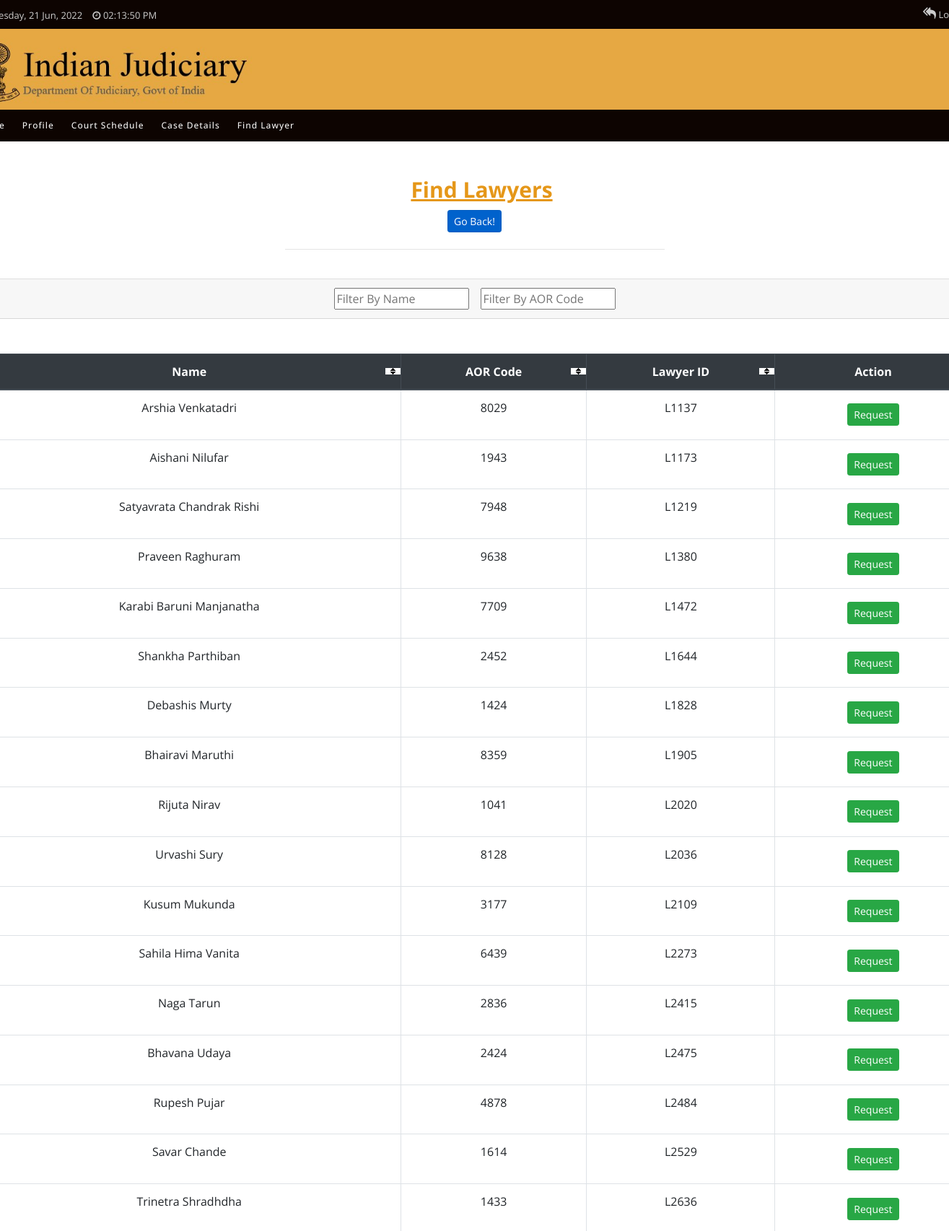
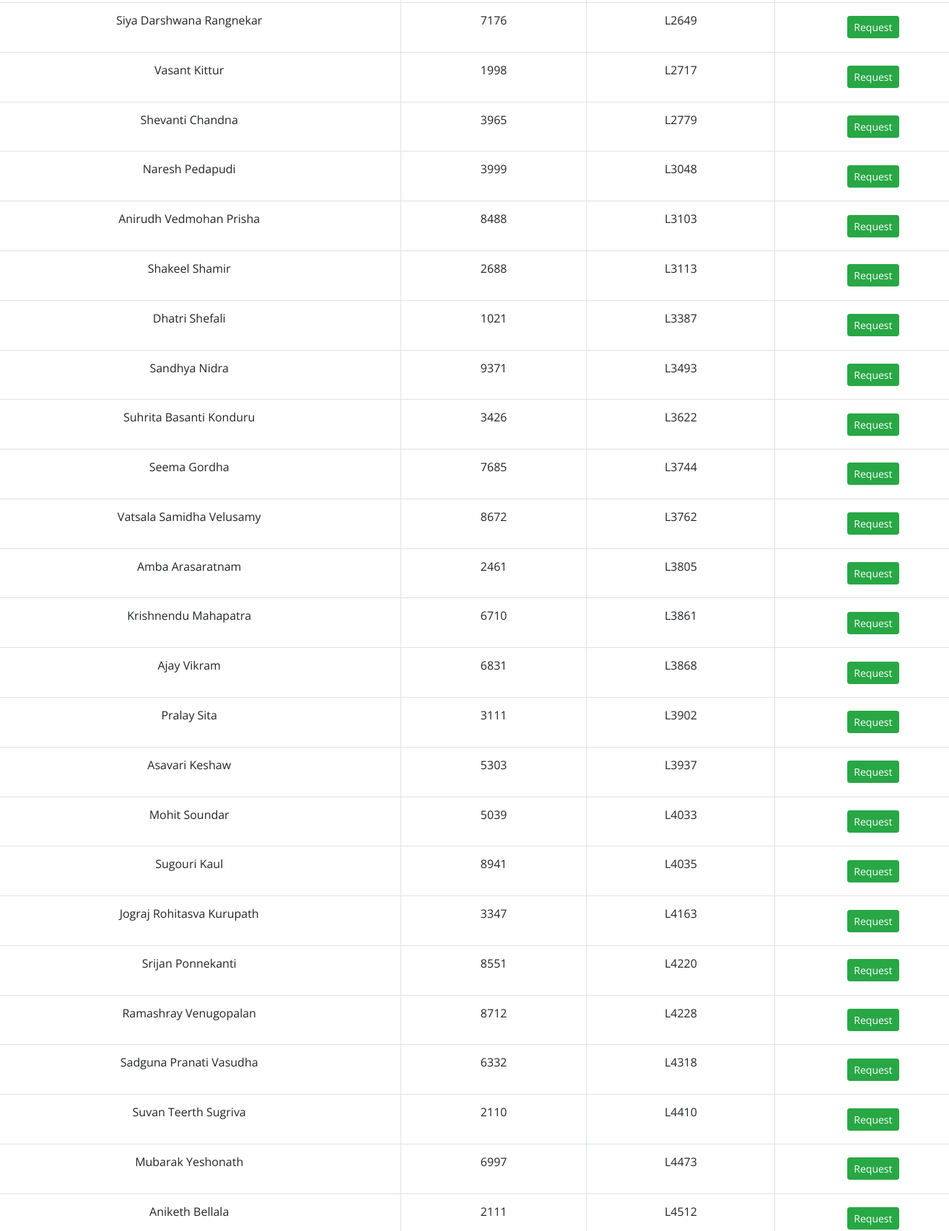
The page /find_lawyer.php (signed in, upper part) on the database its author committed (2 pictures, top to bottom).
### tables this page shows
CREATE TABLE `ADVOCATES` (
  `Lawyer_ID` varchar(255) NOT NULL,
  `AORCode` int(11) NOT NULL,
  `Experience` int(11) NOT NULL,
  `Aadhaar_ID` bigint(12) NOT NULL,
  `Password` varchar(255) NOT NULL,
  `Status` enum('Active','Retired','Suspended') NOT NULL DEFAULT 'Active'
);

CREATE TABLE `BIODATA` (
  `Aadhaar_ID` bigint(12) NOT NULL,
  `Full_Name` varchar(255) NOT NULL,
  `Date_Of_Birth` date NOT NULL,
  `Address` varchar(100) NOT NULL,
  `Mobile_Number` bigint(20) NOT NULL,
  `Email_ID` varchar(255) NOT NULL,
  `Password` varchar(255) NOT NULL DEFAULT 'pass'
);

### find_lawyer.php (the view, shortened to what this page needs)
<?php
$servername = "localhost";
$username = "root";
$password = "";
$dbname = "INDIAN_JUDICIARY";
$con = new mysqli($servername, $username, $password, $dbname);
$sql = "SELECT BIODATA.Full_Name,ADVOCATES.AORCode,ADVOCATES.Lawyer_ID FROM ADVOCATES join BIODATA where ADVOCATES.Aadhaar_ID=BIODATA.Aadhaar_ID and ADVOCATES.Status like 'Active';";
$result = $con->query($sql);
?>
<!DOCTYPE html PUBLIC "-//W3C//DTD XHTML 1.0 Transitional//EN" "http://www.w3.org/TR/xhtml1/DTD/xhtml1-transitional.dtd">
<html xmlns="http://www.w3.org/1999/xhtml">
<head>
    <link rel="stylesheet" type="text/css" href="css/bootstrap.min.css" />
    <link id="pagestyle" rel="stylesheet" type="text/css" href="css/style.css" />
    <link rel="stylesheet" type="text/css" href="https://stackpath.bootstrapcdn.com/font-awesome/4.7.0/css/font-awesome.min.css" />
    <link rel="stylesheet" href="css/footer.css">
    <link rel="stylesheet" href="css/more_nav.css">
    <link rel="stylesheet" type="text/css" href="css\sorTable.css">
    <link rel="stylesheet" href="navigation/styles.css">
</head>
<body>
    <div class="top-header">
        <div class="container">
            <div class="row">
                <div class="col-md-4 col-12 text-md-left text-center leftmy">
                    <ul class="top_nav1">
                        <li><i class="fa fa-calendar"></i> <span id="datedisplay"></span></li>
                        <li><i class="fa fa-clock-o"></i> <span id="clockDisplay"></span></li>
                    </ul>
                </div>
                <div class="col-md-8 col-12 text-md-right text-center righthd">
                    <ul class="top_nav">
                        <li><a href="logout.php"><i class="fa fa-reply-all"></i> Logout</a></li>
                    </ul>
                </div>
            </div>
        </div>
    </div>
    <div class="header">
        <div class="container">
            <div class="row">
                <div class="logo"><a href="#"><img src="images/embnew.jpg" /></a></div>
                <div class="col-md-6 h_right text-right">
                </div>
            </div>
        </div>
    </div>
    <div id="myheader" class="main_navigation">
        <div class="container">
            <div class="row">
                <div id='cssmenu'>
                    <ul>
                        <li><a href="client_welcome.php">Home</a></li>
                        <li><a href="client_profile.php">Profile</a></li>
                        <li><a href="court_schedule_postlogin_client.php">Court Schedule</a></li>
                        <li><a href="client_case_details.php">Case Details</a></li>
                        <li><a href="step1_find_case.php">Find Lawyer</a></li>
                    </ul>
                </div>
            </div>
        </div>
    </div>
    <br>
    <div align="center">
        <p class="title" style="font-weight: bold; font-size:30px">Find Lawyers</p>
        <a href="step1_find_case.php" class="btn btn-primary btn-sm active" role="button" aria-pressed="true">Go Back!</a>
    </div>
    <hr align="center" width="40%">
    <br>
    <div class="container">
        <div class="row justify-content-center">
            <div class="col-md-12">
                <div class="card">
                    <div class="card-header row_flex">
                        <input type="text" id="filter0" placeholder="Filter By Name" style="margin-right: 0.5rem;">
                        <input type="text" id="filter1" placeholder="Filter By AOR Code" style="margin-left: 0.5rem;">
                    </div>
                    <br><br>
                    <table id="filter" class="table table-bordered">
                        <thead class="thead-dark">
                            <tr>
                                <th>Name</th>
                                <th>AOR Code</th>
                                <th>Lawyer ID</th>
                                <th>Action</th>
                            </tr>
                        </thead>
                        <tbody>
                            <?php
                            while ($rows = $result->fetch_assoc()) {
                            ?>
                                <tr>
                                    <td><?php echo $rows['Full_Name']; ?></td>
                                    <td><?php echo $rows['AORCode']; ?></td>
                                    <td><?php echo $rows['Lawyer_ID']; ?></td>
                                    <td>
                                        <form action="./lawyer_request.php" method="post">
                                            <button type="submit" class="btn btn-success btn-sm" name="request_lawyer_step2" onclick="location.href='./lawyer_request.php'">Request</button>
                                        </form>
                                    </td>
                                <?php } ?>
                                </tr>
                        </tbody>
                    </table>
                </div>
            </div>
        </div>
    </div>
</body>
</html>

### css/style.css (style rules this page uses)
body { font-family: 'Open Sans' ; }
.title { color:#e59719; font-size:20px; padding-top: 20px; padding-left:20px; text-decoration:underline; font-family: 'Open Sans' ; }
.top-header { background:#0d0401; height:40px; line-height:40px; }
ul,li { margin:0px; padding:0px; }
.top_nav1 { list-style:none; }
.top_nav1 li { color:#ccc; font-size:13px; display:inline-block; cursor:pointer; font-family: 'Open Sans' ; }
.top_nav1 li:last-child { padding-left:10px; }
.top_nav { list-style:none; }
.top_nav li { color:#ccc; font-size:13px; display:inline-block; cursor:pointer; padding-left:5px; padding-right:5px; font-family: 'Open Sans' ; }
.top_nav li a { color:#ccc; }
.top_nav li i { font-size:18px; padding-left:10px; }
.header { background:#e6a843; padding:0px; }
.main_navigation { background:#0d0401; z-index:100000; }
.header img { width:80%; }
h1,h2,h3,h4,h5,h6,p,ul,li { margin:0px; padding:0px; }

### css/sorTable.css (style rules this page uses)
table.table thead tr th { background-repeat: no-repeat; background-position: center right; cursor: pointer; background-image: url(../images/bg.jpeg); }

### navigation/styles.css (style rules this page uses)
#cssmenu, #cssmenu ul, #cssmenu ul li, #cssmenu ul li a, #cssmenu #menu-button { margin: 0; padding: 2px; border: 0; list-style: none; line-height: 1; display: block; position: relative; -webkit-box-sizing: border-box; -moz-box-sizing: border-box; box-sizing: border-box; font-family: 'Open Sans' ; z-index:97; }
#cssmenu:after, #cssmenu > ul:after { content: "."; display: block; clear: both; visibility: hidden; line-height: 0; height: 0; }
#cssmenu { font-family: 'Oxygen-Regular'; width:100%; }
#cssmenu > ul > li { float: left; }
#cssmenu > ul > li > a { padding: 10px; font-size: 12px; font-weight:500; letter-spacing: 1px; text-decoration: none; color: #f2f2f2; text-transform:capitalize; }

### find_lawyer.php (style rules this page uses)
table th, td { text-align: center; }
.row_flex { display: flex; flex-direction: row; justify-content: center; }
.btn { margin: 0.4rem; }

### rows shown on the page
advocates: Aadhaar_ID.Full_Name "Arshia Venkatadri", AORCode "8029", Lawyer_ID "L1137"
advocates: Aadhaar_ID.Full_Name "Aishani Nilufar", AORCode "1943", Lawyer_ID "L1173"
advocates: Aadhaar_ID.Full_Name "Satyavrata Chandrak Rishi", AORCode "7948", Lawyer_ID "L1219"
advocates: Aadhaar_ID.Full_Name "Praveen Raghuram", AORCode "9638", Lawyer_ID "L1380"
advocates: Aadhaar_ID.Full_Name "Karabi Baruni Manjanatha", AORCode "7709", Lawyer_ID "L1472"
advocates: Aadhaar_ID.Full_Name "Shankha Parthiban", AORCode "2452", Lawyer_ID "L1644"
advocates: Aadhaar_ID.Full_Name "Debashis Murty", AORCode "1424", Lawyer_ID "L1828"
advocates: Aadhaar_ID.Full_Name "Bhairavi Maruthi", AORCode "8359", Lawyer_ID "L1905"
advocates: Aadhaar_ID.Full_Name "Rijuta Nirav", AORCode "1041", Lawyer_ID "L2020"
advocates: Aadhaar_ID.Full_Name "Urvashi Sury", AORCode "8128", Lawyer_ID "L2036"
advocates: Aadhaar_ID.Full_Name "Kusum Mukunda", AORCode "3177", Lawyer_ID "L2109"
advocates: Aadhaar_ID.Full_Name "Sahila Hima Vanita", AORCode "6439", Lawyer_ID "L2273"
advocates: Aadhaar_ID.Full_Name "Naga Tarun", AORCode "2836", Lawyer_ID "L2415"
advocates: Aadhaar_ID.Full_Name "Bhavana Udaya", AORCode "2424", Lawyer_ID "L2475"
advocates: Aadhaar_ID.Full_Name "Rupesh Pujar", AORCode "4878", Lawyer_ID "L2484"
advocates: Aadhaar_ID.Full_Name "Savar Chande", AORCode "1614", Lawyer_ID "L2529"
advocates: Aadhaar_ID.Full_Name "Trinetra Shradhdha", AORCode "1433", Lawyer_ID "L2636"
advocates: Aadhaar_ID.Full_Name "Siya Darshwana Rangnekar", AORCode "7176", Lawyer_ID "L2649"
advocates: Aadhaar_ID.Full_Name "Vasant Kittur", AORCode "1998", Lawyer_ID "L2717"
advocates: Aadhaar_ID.Full_Name "Shevanti Chandna", AORCode "3965", Lawyer_ID "L2779"
advocates: Aadhaar_ID.Full_Name "Naresh Pedapudi", AORCode "3999", Lawyer_ID "L3048"
advocates: Aadhaar_ID.Full_Name "Anirudh Vedmohan Prisha", AORCode "8488", Lawyer_ID "L3103"
advocates: Aadhaar_ID.Full_Name "Shakeel Shamir", AORCode "2688", Lawyer_ID "L3113"
advocates: Aadhaar_ID.Full_Name "Dhatri Shefali", AORCode "1021", Lawyer_ID "L3387"
advocates: Aadhaar_ID.Full_Name "Sandhya Nidra", AORCode "9371", Lawyer_ID "L3493"
advocates: Aadhaar_ID.Full_Name "Suhrita Basanti Konduru", AORCode "3426", Lawyer_ID "L3622"
advocates: Aadhaar_ID.Full_Name "Seema Gordha", AORCode "7685", Lawyer_ID "L3744"
advocates: Aadhaar_ID.Full_Name "Vatsala Samidha Velusamy", AORCode "8672", Lawyer_ID "L3762"
advocates: Aadhaar_ID.Full_Name "Amba Arasaratnam", AORCode "2461", Lawyer_ID "L3805"
advocates: Aadhaar_ID.Full_Name "Krishnendu Mahapatra", AORCode "6710", Lawyer_ID "L3861"
advocates: Aadhaar_ID.Full_Name "Ajay Vikram", AORCode "6831", Lawyer_ID "L3868"
advocates: Aadhaar_ID.Full_Name "Pralay Sita", AORCode "3111", Lawyer_ID "L3902"
advocates: Aadhaar_ID.Full_Name "Asavari Keshaw", AORCode "5303", Lawyer_ID "L3937"
advocates: Aadhaar_ID.Full_Name "Mohit Soundar", AORCode "5039", Lawyer_ID "L4033"
advocates: Aadhaar_ID.Full_Name "Sugouri Kaul", AORCode "8941", Lawyer_ID "L4035"
advocates: Aadhaar_ID.Full_Name "Jograj Rohitasva Kurupath", AORCode "3347", Lawyer_ID "L4163"
advocates: Aadhaar_ID.Full_Name "Srijan Ponnekanti", AORCode "8551", Lawyer_ID "L4220"
advocates: Aadhaar_ID.Full_Name "Ramashray Venugopalan", AORCode "8712", Lawyer_ID "L4228"
advocates: Aadhaar_ID.Full_Name "Sadguna Pranati Vasudha", AORCode "6332", Lawyer_ID "L4318"
advocates: Aadhaar_ID.Full_Name "Suvan Teerth Sugriva", AORCode "2110", Lawyer_ID "L4410"
advocates: Aadhaar_ID.Full_Name "Mubarak Yeshonath", AORCode "6997", Lawyer_ID "L4473"
advocates: Aadhaar_ID.Full_Name "Aniketh Bellala", AORCode "2111", Lawyer_ID "L4512"
